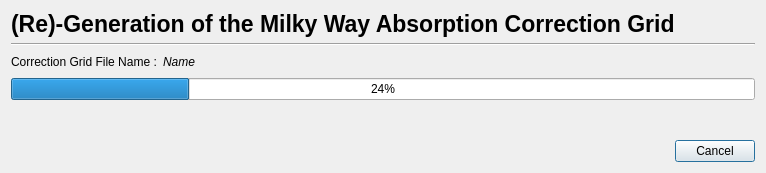
<?xml version="1.0" encoding="UTF-8"?>
<ui version="4.0">
 <class>Euclid::PhzQtUI::DialogGalCorrGridGeneration</class>
 <widget class="QDialog" name="Euclid::PhzQtUI::DialogGalCorrGridGeneration">
  <property name="geometry">
   <rect>
    <x>0</x>
    <y>0</y>
    <width>766</width>
    <height>173</height>
   </rect>
  </property>
  <property name="windowTitle">
   <string>Model Grid Generation</string>
  </property>
  <layout class="QVBoxLayout" name="verticalLayout">
   <item>
    <layout class="QHBoxLayout" name="horizontalLayout_2">
     <item>
      <widget class="QLabel" name="lbl_title">
       <property name="font">
        <font>
         <pointsize>17</pointsize>
         <weight>75</weight>
         <bold>true</bold>
        </font>
       </property>
       <property name="text">
        <string>(Re)-Generation of the Milky Way Absorption Correction Grid</string>
       </property>
      </widget>
     </item>
     <item>
      <spacer name="horizontalSpacer_4">
       <property name="orientation">
        <enum>Qt::Horizontal</enum>
       </property>
       <property name="sizeHint" stdset="0">
        <size>
         <width>40</width>
         <height>20</height>
        </size>
       </property>
      </spacer>
     </item>
    </layout>
   </item>
   <item>
    <widget class="Line" name="line">
     <property name="orientation">
      <enum>Qt::Horizontal</enum>
     </property>
    </widget>
   </item>
   <item>
    <layout class="QHBoxLayout" name="horizontalLayout">
     <item>
      <widget class="QLabel" name="label">
       <property name="text">
        <string>Correction Grid File Name :</string>
       </property>
      </widget>
     </item>
     <item>
      <widget class="QLabel" name="label_name">
       <property name="font">
        <font>
         <italic>true</italic>
        </font>
       </property>
       <property name="text">
        <string>Name</string>
       </property>
      </widget>
     </item>
     <item>
      <spacer name="horizontalSpacer">
       <property name="orientation">
        <enum>Qt::Horizontal</enum>
       </property>
       <property name="sizeHint" stdset="0">
        <size>
         <width>40</width>
         <height>20</height>
        </size>
       </property>
      </spacer>
     </item>
    </layout>
   </item>
   <item>
    <widget class="QProgressBar" name="progressBar">
     <property name="value">
      <number>24</number>
     </property>
    </widget>
   </item>
   <item>
    <spacer name="verticalSpacer">
     <property name="orientation">
      <enum>Qt::Vertical</enum>
     </property>
     <property name="sizeHint" stdset="0">
      <size>
       <width>20</width>
       <height>5</height>
      </size>
     </property>
    </spacer>
   </item>
   <item>
    <layout class="QHBoxLayout" name="horizontalLayout_3">
     <item>
      <spacer name="horizontalSpacer_2">
       <property name="orientation">
        <enum>Qt::Horizontal</enum>
       </property>
       <property name="sizeHint" stdset="0">
        <size>
         <width>40</width>
         <height>20</height>
        </size>
       </property>
      </spacer>
     </item>
     <item>
      <widget class="QPushButton" name="btn_cancel">
       <property name="text">
        <string>Cancel</string>
       </property>
      </widget>
     </item>
    </layout>
   </item>
  </layout>
 </widget>
 <resources/>
 <connections>
  <connection>
   <sender>btn_cancel</sender>
   <signal>clicked()</signal>
   <receiver>Euclid::PhzQtUI::DialogGalCorrGridGeneration</receiver>
   <slot>close()</slot>
   <hints>
    <hint type="sourcelabel">
     <x>406</x>
     <y>239</y>
    </hint>
    <hint type="destinationlabel">
     <x>215</x>
     <y>87</y>
    </hint>
   </hints>
  </connection>
 </connections>
</ui>
